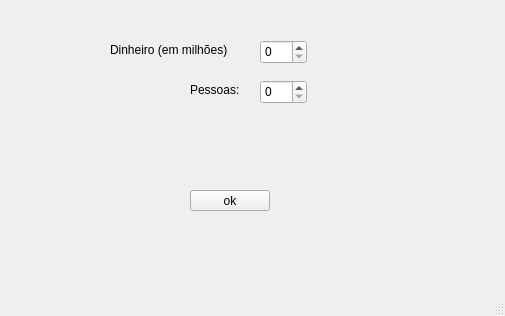
<?xml version="1.0" encoding="UTF-8"?>
<ui version="4.0">
 <class>MainWindow</class>
 <widget class="QMainWindow" name="MainWindow">
  <property name="geometry">
   <rect>
    <x>0</x>
    <y>0</y>
    <width>505</width>
    <height>316</height>
   </rect>
  </property>
  <property name="windowTitle">
   <string>MainWindow</string>
  </property>
  <widget class="QWidget" name="centralwidget">
   <widget class="QSpinBox" name="spinBox_1">
    <property name="geometry">
     <rect>
      <x>260</x>
      <y>40</y>
      <width>47</width>
      <height>24</height>
     </rect>
    </property>
   </widget>
   <widget class="QSpinBox" name="spinBox_2">
    <property name="geometry">
     <rect>
      <x>260</x>
      <y>80</y>
      <width>47</width>
      <height>24</height>
     </rect>
    </property>
   </widget>
   <widget class="QLabel" name="label_dinheiro">
    <property name="geometry">
     <rect>
      <x>110</x>
      <y>40</y>
      <width>150</width>
      <height>20</height>
     </rect>
    </property>
    <property name="text">
     <string>Dinheiro (em milhões)</string>
    </property>
   </widget>
   <widget class="QLabel" name="label_pessoas">
    <property name="geometry">
     <rect>
      <x>190</x>
      <y>80</y>
      <width>80</width>
      <height>20</height>
     </rect>
    </property>
    <property name="text">
     <string>Pessoas:</string>
    </property>
   </widget>
   <widget class="QLabel" name="label_risco">
    <property name="geometry">
     <rect>
      <x>150</x>
      <y>150</y>
      <width>10</width>
      <height>15</height>
     </rect>
    </property>
    <property name="text">
     <string></string>
    </property>
   </widget>
   <widget class="QLabel" name="label_resposta">
    <property name="geometry">
     <rect>
      <x>150</x>
      <y>150</y>
      <width>150</width>
      <height>21</height>
     </rect>
    </property>
    <property name="text">
     <string/>
    </property>
   </widget>
   <widget class="QPushButton" name="pushButton">
    <property name="geometry">
     <rect>
      <x>190</x>
      <y>190</y>
      <width>80</width>
      <height>21</height>
     </rect>
    </property>
    <property name="text">
     <string>ok</string>
    </property>
   </widget>
  </widget>
  <widget class="QMenuBar" name="menubar">
   <property name="geometry">
    <rect>
     <x>0</x>
     <y>0</y>
     <width>505</width>
     <height>20</height>
    </rect>
   </property>
  </widget>
  <widget class="QStatusBar" name="statusbar"/>
 </widget>
 <resources/>
 <connections/>
</ui>
